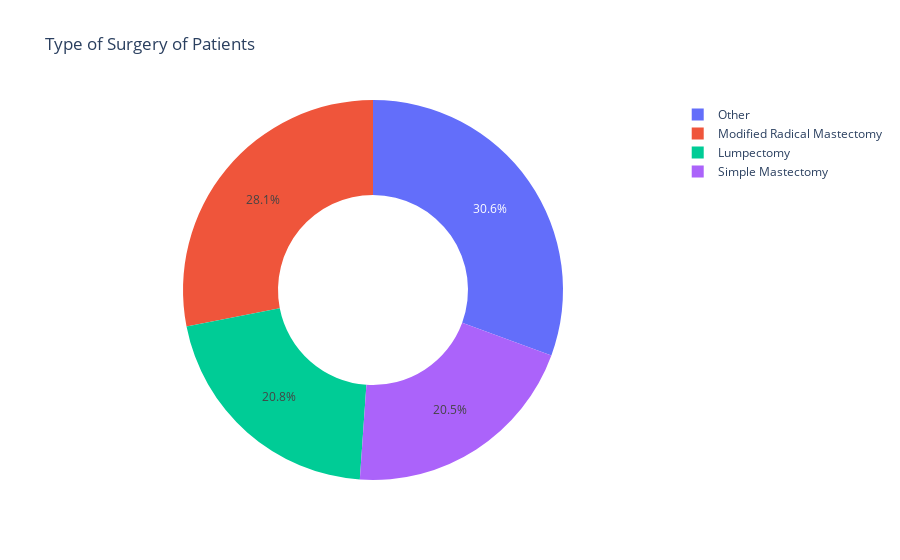

Notebook cell for this chart:
### Code cell
#Surgery_type
surgery = data["Surgery_type"].value_counts()
trans_surgery = surgery.index
quant_surgery =surgery.values

figure = px.pie(data, 
                values = quant_surgery,
                names = trans_surgery,
                hole =0.5,  
                title = "Type of Surgery of Patients")
figure.show()

### Figure 1 — Plotly figure (JSON) as saved in the notebook; plotly's stock layout.template omitted (floating-point values rounded to 4 significant figures)
{"data": [{"domain": {"x": [0, 1], "y": [0, 1]}, "hole": 0.5, "hovertemplate": "label=%{label}<br>value=%{value}<extra></extra>", "labels": ["Other", "Modified Radical Mastectomy", "Lumpectomy", "Simple Mastectomy"], "legendgroup": "", "name": "", "showlegend": true, "type": "pie", "values": [97, 89, 66, 65]}], "layout": {"legend": {"tracegroupgap": 0}, "title": {"text": "Type of Surgery of Patients"}}}
